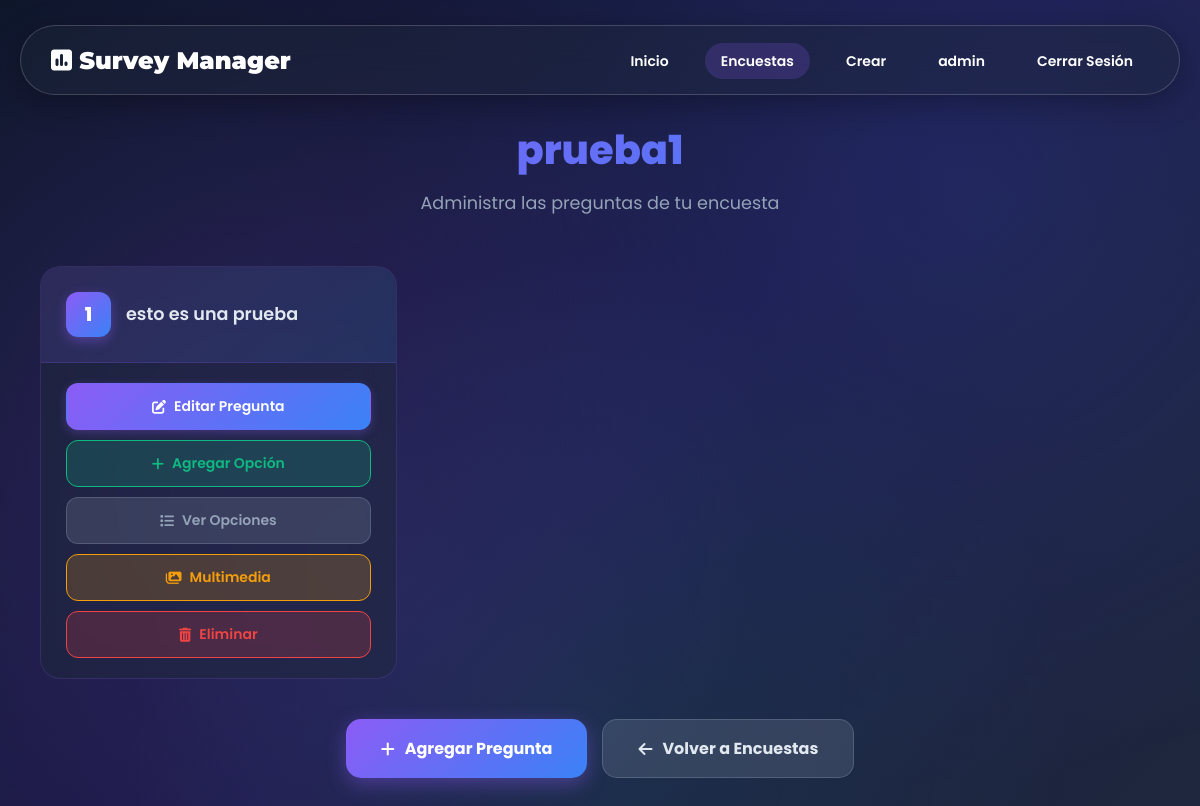
The page /lista_preguntas/8/ (signed in) on the database as committed earlier.
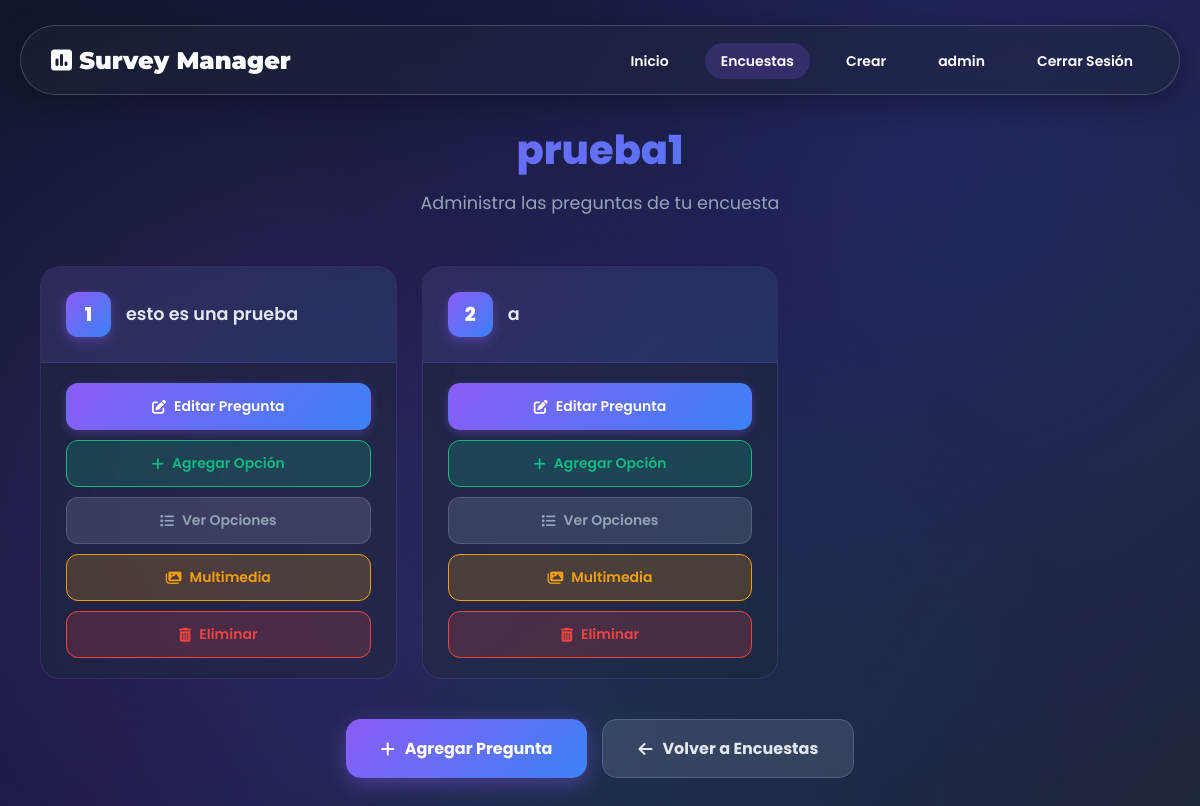
The same page on the database as committed later.
### core/models.py (models this page shows, shortened)
class Pregunta(models.Model):
    encuesta = models.ForeignKey(Encuesta, on_delete=models.CASCADE, related_name='preguntas', null=True)
    pregunta = models.TextField(null=True)

### core/views.py (the view)
# urls.py: path('lista_preguntas/<int:encuesta_id>/', views.lista_preguntas, name='lista_preguntas'),
@login_required
def lista_preguntas(request, encuesta_id):
    encuesta = get_object_or_404(Encuesta, id=encuesta_id)
    preguntas = Pregunta.objects.filter(encuesta=encuesta)
    return render(request, 'listar/lista_preguntas.html', {
        'encuesta': encuesta,
        'preguntas': preguntas
    })

### core/templates/listar/lista_preguntas.html (shortened to what this page needs)
<!DOCTYPE html>
<html lang="es">
<head>
    {% load static %}
    <link rel="stylesheet" href="https://cdnjs.cloudflare.com/ajax/libs/font-awesome/6.4.0/css/all.min.css">
</head>
<body>
    <div class="navbar-wrapper">
        <nav class="nav-capsule">
            <a href="{% url 'inicio' %}" class="brand-logo">
                <i class="fas fa-poll"></i> Survey Manager
            </a>
            <ul class="nav-menu">
                <li><a href="{% url 'inicio' %}" class="nav-link">Inicio</a></li>
                <li><a href="{% url 'lista_encuestas' %}" class="nav-link active">Encuestas</a></li>
                <li><a href="{% url 'crear_encuesta' %}" class="nav-link">Crear</a></li>
                {% if user.is_authenticated %}
                <li><a href="#" class="nav-link">{{ user.username }}</a></li>
                <li><a href="{% url 'logout' %}" class="nav-link">Cerrar Sesión</a></li>
                {% endif %}
            </ul>
        </nav>
    </div>
    <main class="main-content">
        <div class="page-header">
            <h1 class="page-title">{{ encuesta.titulo }}</h1>
            <p class="page-subtitle">Administra las preguntas de tu encuesta</p>
        </div>
        {% if preguntas %}
        <div class="questions-grid">
            {% for pregunta in preguntas %}
            <div class="question-card" style="--card-index: {{ forloop.counter0 }}">
                <div class="card-header">
                    <div class="question-number">{{ forloop.counter }}</div>
                    <div class="question-text">{{ pregunta.pregunta }}</div>
                </div>
                <div class="card-body">
                    <div class="actions-grid">
                        <a href="{% url 'editar_pregunta' pregunta_id=pregunta.id %}" class="btn-action btn-primary-action">
                            <i class="fas fa-edit"></i>
                            Editar Pregunta
                        </a>
                        <a href="{% url 'crear_opcion' pregunta_id=pregunta.id %}" class="btn-action btn-success-action">
                            <i class="fas fa-plus"></i>
                            Agregar Opción
                        </a>
                        <a href="{% url 'lista_opciones' pregunta_id=pregunta.id %}" class="btn-action btn-secondary-action">
                            <i class="fas fa-list"></i>
                            Ver Opciones
                        </a>
                        <a href="{% url 'lista_medias' pregunta_id=pregunta.id %}" class="btn-action btn-warning-action">
                            <i class="fas fa-images"></i>
                            Multimedia
                        </a>
                        <a href="{% url 'eliminar_pregunta' pregunta_id=pregunta.id %}" class="btn-action btn-danger-action">
                            <i class="fas fa-trash-alt"></i>
                            Eliminar
                        </a>
                    </div>
                </div>
            </div>
            {% endfor %}
        </div>
        {% endif %}
        <div class="footer-actions">
            <a href="{% url 'crear_pregunta' encuesta_id=encuesta.id %}" class="btn-large btn-large-primary">
                <i class="fas fa-plus"></i>
                Agregar Pregunta
            </a>
            <a href="{% url 'lista_encuestas' %}" class="btn-large btn-large-secondary">
                <i class="fas fa-arrow-left"></i>
                Volver a Encuestas
            </a>
        </div>
    </main>
</body>
</html>

Rows that differ between the two databases and show on the page:
added Pregunta: pregunta "a"
